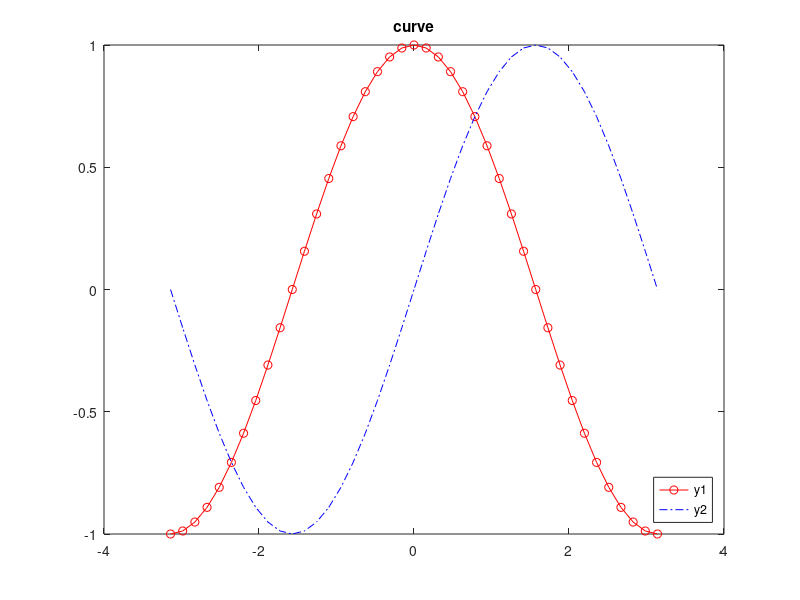

This figure's MATLAB source:
x=-pi:pi/20:pi;
y1=cos(x);
y2=sin(x);
plot(x,y1,'-ro',x,y2,'-.b')
title('curve')
legend('y1','y2','location','southeast')